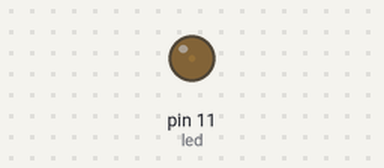
A sketch run on a simulated Arduino Uno, built with avr-gcc and run on an emulated ATmega328P. Parts: output pins drawn as LEDs (lit = HIGH).

Above: at 0.05 s.
At 1.15 s:
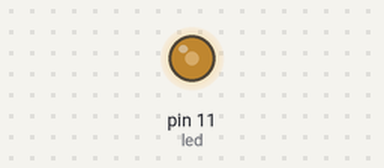
At 2.3 s:
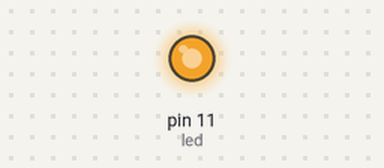
At 4.6 s:
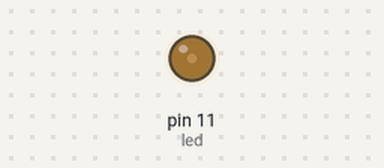
Timing chart, 0 to 6.7 s (numbered marks = the images above):
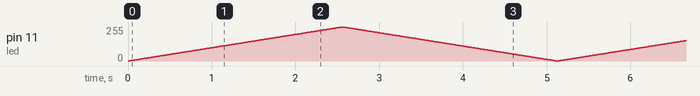

The sketch:

DimLed.ino
```cpp
const int led = 11;

void setup()
{
  pinMode(led, OUTPUT);

}

void loop()
{
  for(int k = 0; k <= 255; k++)
  {
    analogWrite(led, k);
    delay(10);
  }
  for(int kb = 255; kb >= 0; kb--)
  {
    analogWrite(led, kb);
    delay(10);
  }

}
```
